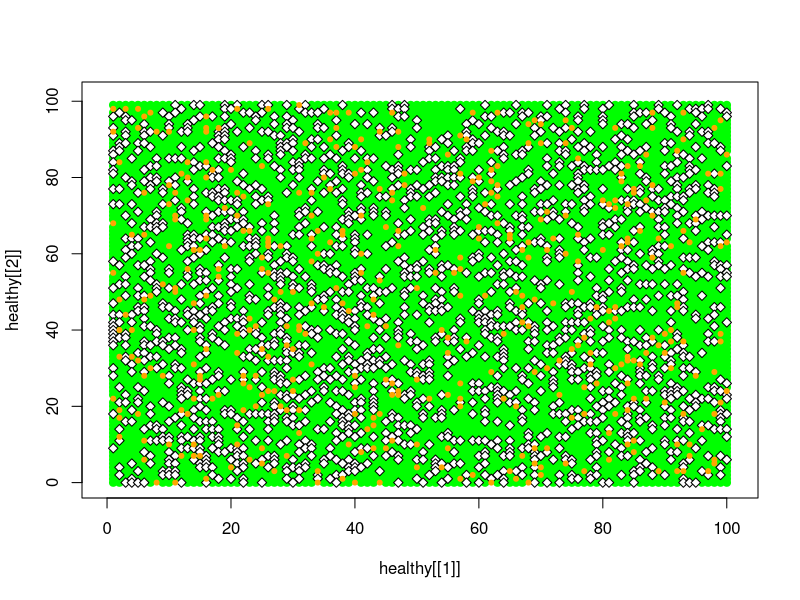
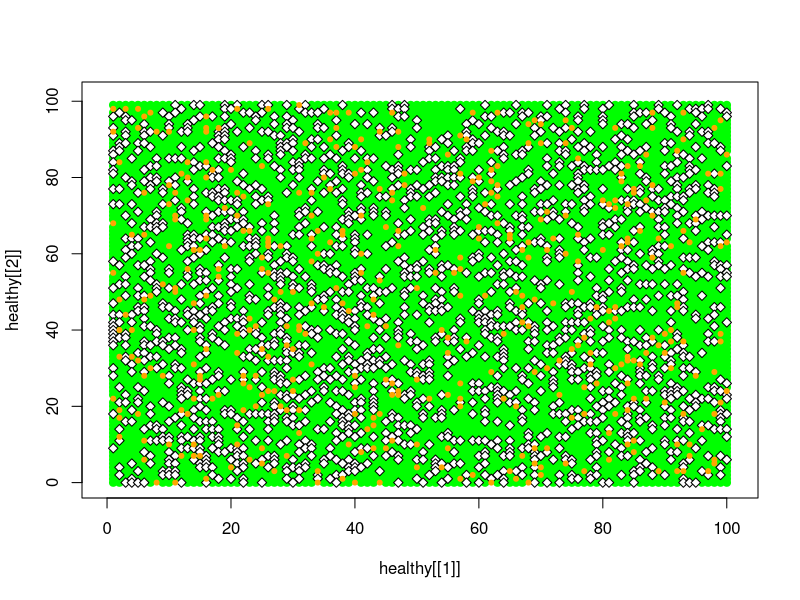
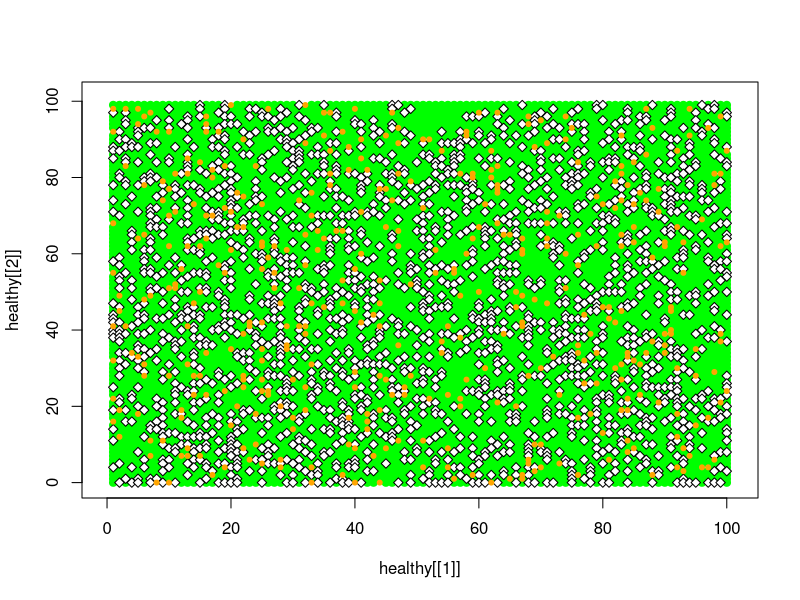
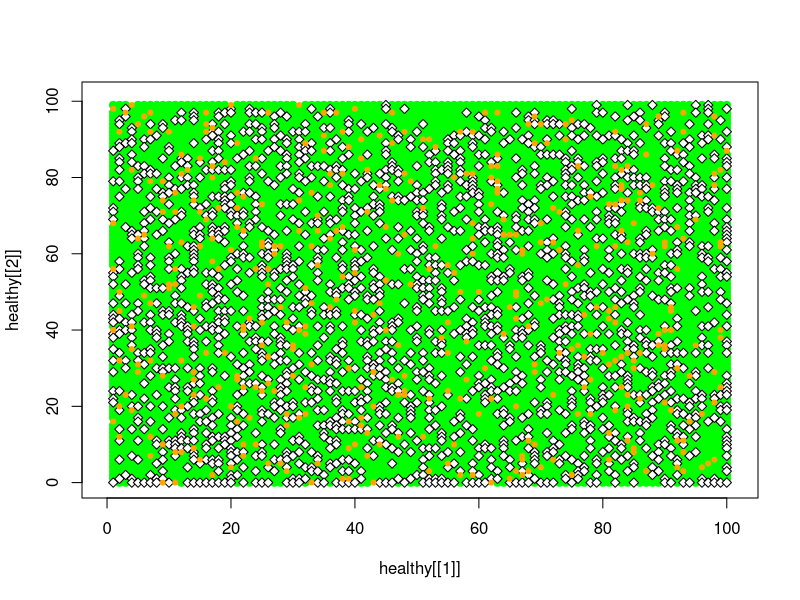
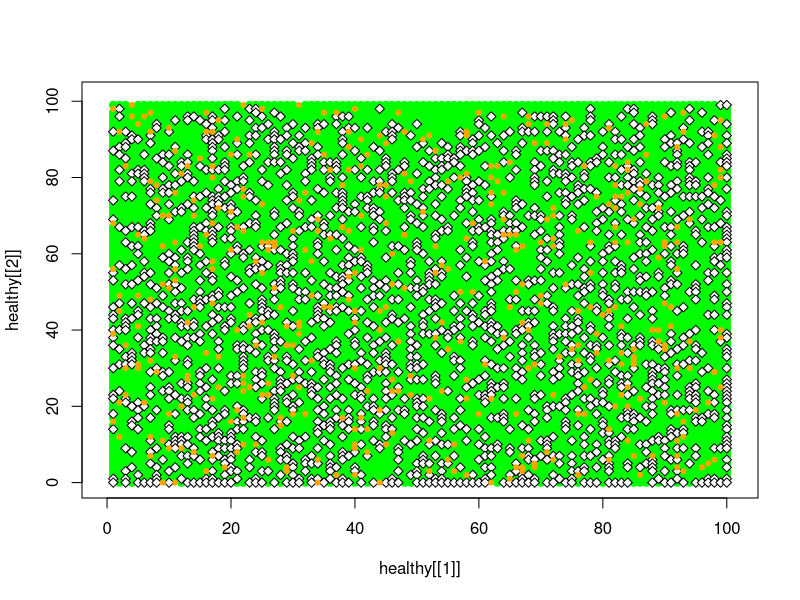
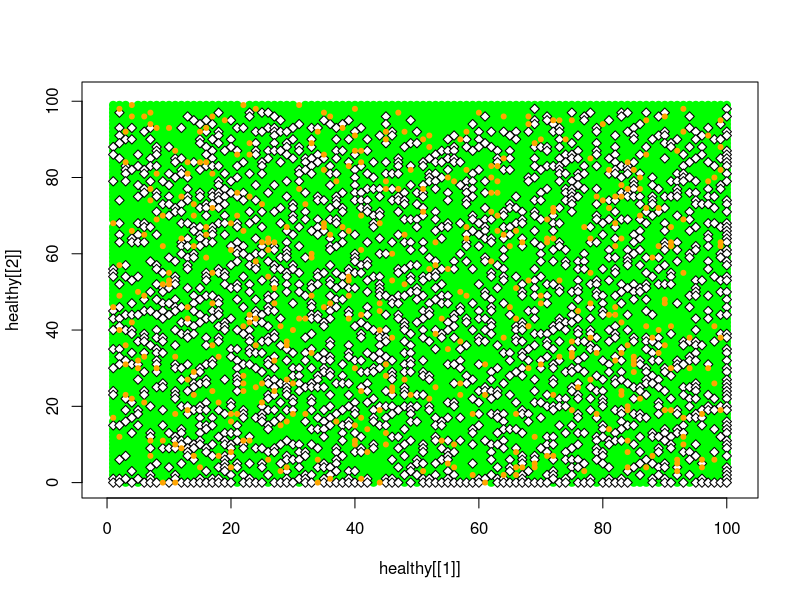
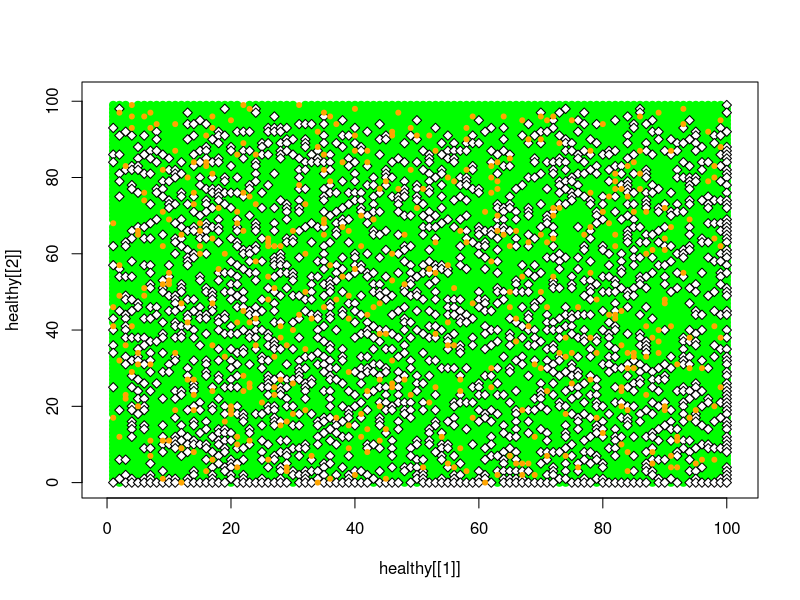
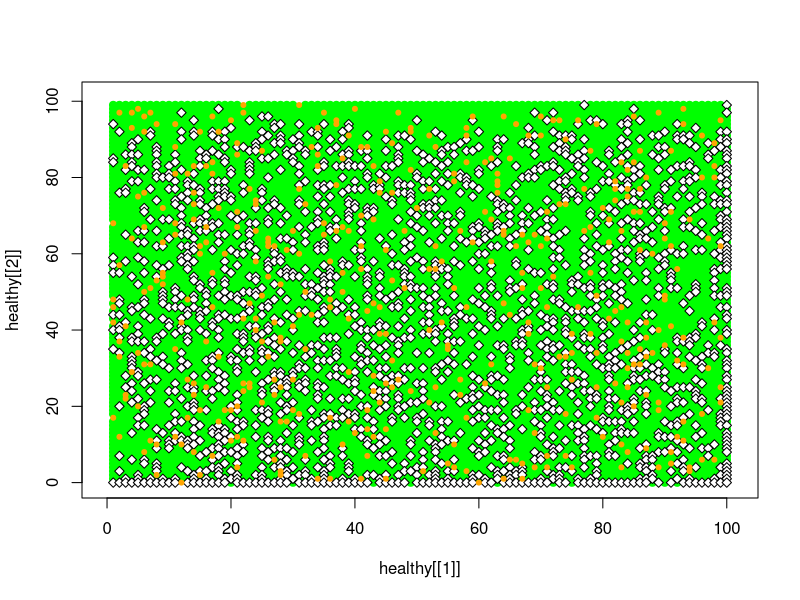

These charts were generated, in order, by the following R code:
HEALTHY = 0
INFECTEDA1 = 1
INFECTEDA2 = 2
DEAD = 3
EMPTY = 4
numberOfA2 = 5 # Initial Number of A2?
responseTime  = 4*7 #4 weeks
responseTimeGrid <- array(numeric(), c(0,0))


HIV = function(n, probHIV, probEmpty, probInfect, probReplace, t) {
  # FIRE simulation
  body  = initBody( n, probHIV, probEmpty)
  responseTimeGrid <<- body * responseTime
  
  grids = array(dim=c(n,n,t+1))

  
  grids[,,1] = body
  responseTimeGrid <<- periodicLat(responseTimeGrid)
  for (i in 2:(t+1)) {

    bodyExtended = periodicLat(body)
    
    body = applyExtended(bodyExtended, probInfect, probReplace, i-1)
    grids[,,i] = body
  }
  
  return(grids)
}

applyExtended = function(latExt, probInfect, probReplace, layer) {
  # APPLYEXTENDED - Function to apply 
  # spread() to every interior
  # site of square array latExt and to return the resulting array
  n = nrow(latExt) - 2
  newmat1 = latExt
  for (j in 2:(n + 1)) {
    for (i in 2:(n + 1)) {
      site = latExt[i, j]
      if(i > 2){
        N = newmat1[i - 1, j]
      }else{
        N= HEALTHY
      }
      if(i > 2 && j < n){
        NE = newmat1[i-1, j+1]
      }else{
        NE = HEALTHY
      }
      if(i > 2 && j > 2){
        NW = newmat1[i-1, j-1]
      }else{
        NW = HEALTHY
      }
      if(j < n){
        E = newmat1[i, j + 1]
      }else{
        E = HEALTHY
      }
      if(i < n){
        S = newmat1[i + 1, j]
      }else{
        S = HEALTHY
      }
      if(j > 2){
        W = newmat1[i, j - 1]
      }else{
        W = HEALTHY
      }
      if(i < n && j > 2){
        SW = newmat1[i+1, j-1]
      }else{
        SW = HEALTHY
      }
      if(i < n && j < n){
        SE = newmat1[i+1, j+1]
      }else{
        SE = HEALTHY
      }
      if (layer>1){
        
        #if(i < n && i > 2 && j < n && j > 2){
        newmat1= move(site, N, NE, NW, E, S, W, SW, SE, grids, i, j, layer, newmat1, n)
        
        #}
      }
      
    }
  }
  
  newmat2 = matrix(c(rep(0,n*n)), nrow = n)
  for (j in 2:(n + 1)) {
    for (i in 2:(n + 1)) {
      site = newmat1[i, j]
      N = newmat1[i - 1, j]
      NE = newmat1[i-1, j+1]
      NW = newmat1[i-1, j-1]
      E = newmat1[i, j + 1]
      S = newmat1[i + 1, j]
      W = newmat1[i, j - 1]
      SW = newmat1[i+1, j-1]
      SE = newmat1[i+1, j+1]
      newmat2[i - 1, j - 1] = site#spread(site, N, NE, NW, E, S, W, SW, SE, probInfect, probReplace, i, j)
    }
  }
  return(newmat2)
}

initBody = function( n, probHIV, probEmpty){
  #INITBODY returns an n-by-n grid of values?\
  # HEALTHY (healthy cell), 
  # INFECTEDA1 (infected cell), or INFECTEDA2 (infected cell), or DEAD (dead cell)
  # Pre:	n is the size (number of rows or columns) of the square grid and is positive.
  # 	probHIV is the probability that a cell is initially infected 
  # Post:	 A grid as described above was returned.
  
  cells = matrix(runif(n^2) < 1-probEmpty,nrow=n,ncol=n)
  infected = cells * matrix(runif(n^2) < probHIV,nrow=n,ncol=n)
  healthy = cells-infected
  empty = 1-cells
  # 1 where infected
  #infected = matrix(runif(n^2) < probHIV,nrow=n,ncol=n)
  # 1 where healthy
  #healthy = 1 - (infected + empty)

  # EMPTY, TREE, or BURNING
  body =  healthy * HEALTHY + infected * INFECTEDA1 + empty * EMPTY
  
  return (body)
}

periodicLat = function(lat) {
  # PERIODICLAT returns extended lattice
  extendRows = rbind(lat[nrow(lat),],lat,lat[1,])
  extlat = cbind(extendRows[,ncol(extendRows)],extendRows,extendRows[,1])
  return(extlat)
}

pointsForGrid = function(grid,val) {
  # Helper function for showGraphs
  # Pre: grid is a square grid
  #       val is a possible element value
  # Pre: The function has returnd a list of xcoords and ycoords,
  #      coordinates of cells that have value val.
  #      To match matrix values, the rows are reversed.
  xcoords = vector()
  ycoords = vector()
  for (row in 1:nrow(grid)) {
    for (col in 1:ncol(grid)) {
      if (grid[row,col] == val) {
        xcoords[length(xcoords)+1] = col
        ycoords[length(ycoords)+1] = nrow(grid) - row
      }
    }
  }
  return(list(xcoords,ycoords))
}

showGraphs = function(graphList, n) {
  # SHOWGRAPHS - Function to perform animation of grids in graphList
  m = dim(graphList)[3]
  for (k in 1:m) {
    g = graphList[,,k]
    healthy = pointsForGrid(g, HEALTHY)
    infecteda1 = pointsForGrid(g,INFECTEDA1)
    infecteda2 = pointsForGrid(g,INFECTEDA2)
    dead = pointsForGrid(g,DEAD)
    empty = pointsForGrid(g,EMPTY)
    print(length(empty[[1]]))
    plot(healthy[[1]],healthy[[2]],pch=19,col="green",
         xlim=c(0,n+1),ylim=c(0,n+1))
    points(empty[[1]],empty[[2]],col="black",pch=23,bg="white")
    points(infecteda1[[1]],infecteda1[[2]],col="orange",pch=20,bg="orange")
    points(infecteda2[[1]],infecteda2[[2]],col="purple",pch=20,bg="purple")
    points(dead[[1]],dead[[2]],col="black",pch=20,bg="black")
    Sys.sleep(0.2)
  }
}

move = function(site, N, NE, NW, E, S, W, SW, SE, grid, i, j, layer, mat, n) {
  if(site == HEALTHY || site == INFECTEDA1 || site == INFECTEDA2) {
    space = c(0)
    # Finds which spaces around the site are EMPTY and stores them in a vector
    if(N == EMPTY && i>2) {space = c(space, 1)}
    if(NE == EMPTY && i>2 && j<n) {space = c(space, 2)}
    if(NW == EMPTY && i>2 && j>2) {space = c(space, 3)}
    if(E == EMPTY&& j < n) {space = c(space, 4)}
    if(S == EMPTY&&i < n) {space = c(space, 5)}
    if(W == EMPTY&&j>2) {space = c(space, 6)}
    if(SE == EMPTY&&i<n && j>2) {space = c(space, 7)}
    if(SW == EMPTY&&i<n&&j<n) {space = c(space, 8)}
    disp = sample(space,1)
    
    if (disp == 1) {
      hold = responseTimeGrid[i,j]
      responseTimeGrid[i , j] <<- responseTimeGrid[i-1 , j]
      responseTimeGrid[i-1 , j] <<- hold
      hold = mat[i,j]
      mat[i , j] <- mat[i-1 , j]
      mat[i-1 , j] <- hold
    }
    if (disp == 2) {
      hold = responseTimeGrid[i,j]
      responseTimeGrid[i , j] <<- responseTimeGrid[i-1, j+1]
      responseTimeGrid[i-1, j+1] <<- hold
      hold = mat[i,j]
      mat[i , j] <- mat[i-1, j+1]
      mat[i-1, j+1] <- hold
    }
    if (disp == 3) {
      hold = responseTimeGrid[i,j]
      responseTimeGrid[i , j] <<- responseTimeGrid[i-1, j-1]
      responseTimeGrid[i-1, j-1] <<- hold
      hold = mat[i,j]
      mat[i , j] <- mat[i-1, j-1]
      mat[i-1, j-1] <- hold
    }
    if (disp == 4) {
      hold = responseTimeGrid[i,j]
      responseTimeGrid[i , j] <<- responseTimeGrid[i, j + 1]
      responseTimeGrid[i, j + 1] <<- hold
      hold = mat[i,j]
      mat[i , j] <- mat[i, j + 1]
      mat[i, j + 1] <- hold
    }
    if (disp == 5) {
      hold = responseTimeGrid[i,j]
      responseTimeGrid[i , j] <<- responseTimeGrid[i + 1, j]
      responseTimeGrid[i + 1, j] <<- hold
      hold = mat[i,j]
      mat[i , j] <- mat[i + 1, j]
      mat[i + 1, j] <- hold
    }
    if (disp == 6) {
      hold = responseTimeGrid[i,j]
      responseTimeGrid[i , j] <<- responseTimeGrid[i, j - 1]
      responseTimeGrid[i, j - 1] <<- hold
      hold = mat[i,j]
      mat[i , j] <- mat[i, j - 1]
      mat[i, j - 1] <- hold
    }
    if (disp == 7) {
      hold = responseTimeGrid[i,j]
      responseTimeGrid[i , j] <<- responseTimeGrid[i+1, j-1]
      responseTimeGrid[i+1, j-1] <<- hold
      hold = mat[i,j]
      mat[i , j] <- mat[i+1, j-1]
      mat[i+1, j-1] <- hold
    }
    if (disp == 8) {
      hold = responseTimeGrid[i,j]
      responseTimeGrid[i , j] <<- responseTimeGrid[i+1, j+1]
      responseTimeGrid[i+1, j+1] <<- hold
      hold = mat[i,j]
      mat[i , j] <- mat[i+1, j+1]
      mat[i+1, j+1] <- hold
    }
  }
  return(mat)
}

spread = function(site, N, NE, NW, E, S, W, SW, SE, probInfect, probReplace, i, j) {
  # SPREAD - Function to return the value of a site
  # at the next time step
  
  if (site == HEALTHY){
    #if site is healthy and has one A1 neighbor, cell becomes infected
    if(N == INFECTEDA1 || NE == INFECTEDA1 || NW == INFECTEDA1 || E == INFECTEDA1 || S == INFECTEDA1 || W == INFECTEDA1 || SW == INFECTEDA1 || SE == INFECTEDA1)
    {
      newSite = INFECTEDA1
      responseTimeGrid[i, j] <<- responseTime
    }
    else if(N+NE+NW+E+W+S+SW+SE > numberOfA2 * 2){
      newSite = INFECTEDA1
    }
    else if(runif(1) < probInfect){
      newSite = INFECTEDA1
    }
    else{
      newSite = HEALTHY
    }
  }
  else if (site == INFECTEDA1){
    #check to see if responseTime has passed for this cell
    if(responseTimeGrid[i, j] == 0){
      newSite = INFECTEDA2
    }else{
      responseTimeGrid[i, j] <<- responseTimeGrid[i, j] - 1
      newSite = INFECTEDA1
    }
  }
  else if (site == INFECTEDA2) {
    newSite = DEAD
  }
  else if (site == DEAD) {
    if(runif(1) < probReplace){
      newSite = HEALTHY
    }else{
      newSite = DEAD
    }
  }
  else if (site == EMPTY) {
    newSite = EMPTY
  }
  return(newSite)
}


### TESTING ###

## test grids = HIV(n, probHIV, probEmpty, probInfect, probReplace, t)
grids = HIV(100, 0.05, .2, 0.000001, 0.99, 10)
showGraphs(grids, 100)